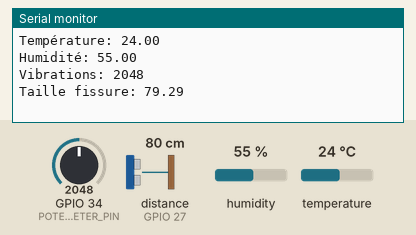
A sketch run on a simulated ESP32. Parts: the last lines printed to the serial monitor. Wiring (inferred from the names in the program): ultrasonic range finder: trigger GPIO 26; echo GPIO 27. The test bench sets the inputs (shaded band); at power-on: distance to the obstacle (sensor on GPIO 27) 80 cm, humidity 55 %, GPIO 34 (POTENTIOMETER_PIN) = 2048, temperature 24 °C. The echo pulse lasts 58.3 µs per cm; WiFi joins after 1.5 s; servers stay silent unless stated; no MQTT or app messages arrive unless stated.

Above: at 2.7 s.
2.8 s: distance to the obstacle (sensor on GPIO 27) set to 2 cm
At 7.1 s:
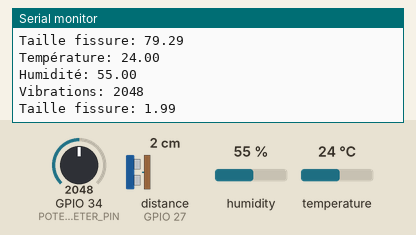
8.8 s: humidity set to 22 %
At 12.4 s:
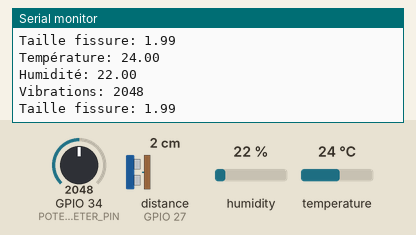
14.8 s: GPIO 34 (POTENTIOMETER_PIN) set to 2866
At 17.8 s:
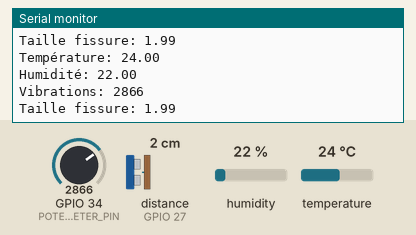
20.8 s: temperature set to 12 °C
26.8 s: distance to the obstacle (sensor on GPIO 27) set to 4 cm
At 32.5 s:
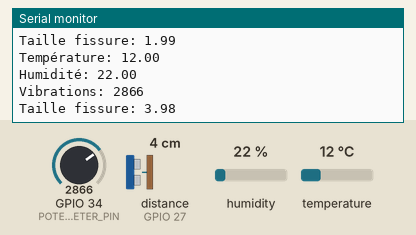
32.8 s: GPIO 34 (POTENTIOMETER_PIN) set to 3972
At 38.0 s:
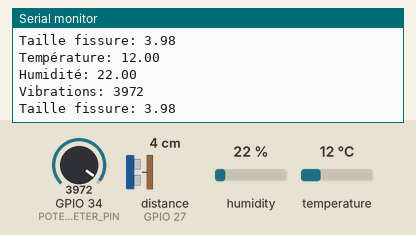
Timing chart, 0 to 39.5 s (numbered marks = the images above; inputs shaded):
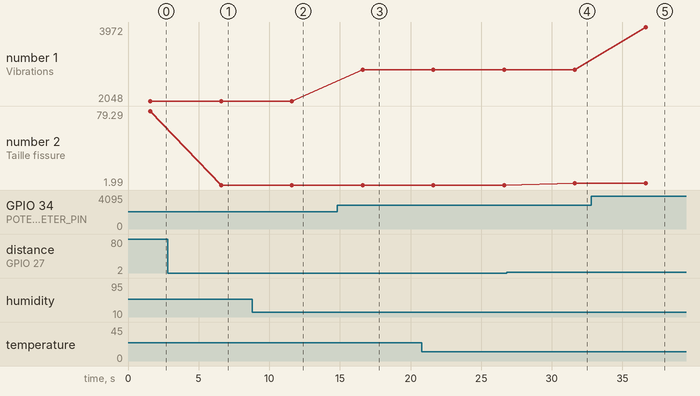

The sketch:

sketch.ino
```cpp
#include <Arduino.h>
#include <WiFi.h>
#include <PubSubClient.h>
#include <DHT.h>

// Définition des broches
#define DHTPIN 4
#define DHTTYPE DHT22
#define POTENTIOMETER_PIN 34
#define TRIGGER_PIN 26
#define ECHO_PIN 27

// Wi-Fi credentials
const char* ssid = "Wokwi-GUEST";
const char* password = "";

// MQTT Broker
const char* mqtt_server = "broker.emqx.io";
//const char* mqtt_server = "test.mosquitto.org";  // Alternative
const int mqtt_port = 1883;

WiFiClient espClient;
PubSubClient client(espClient);
DHT dht(DHTPIN, DHTTYPE);

void setup() {
  Serial.begin(115200);
    dht.begin();
    pinMode(POTENTIOMETER_PIN, INPUT);
    pinMode(TRIGGER_PIN, OUTPUT);
    pinMode(ECHO_PIN, INPUT);

    setupWiFi();
    client.setServer(mqtt_server, mqtt_port);
}

void setupWiFi() {
    delay(10);
    Serial.println("Connexion au WiFi...");
    WiFi.begin(ssid, password);
    while (WiFi.status() != WL_CONNECTED) {
        delay(500);
        Serial.print(".");
    }
    Serial.println("\nWiFi connecté");
}

void reconnectMQTT() {
    while (!client.connected()) {
        Serial.print("Connexion au serveur MQTT...");
        if (client.connect("ESP32_Client")) {
            Serial.println("Connecté au broker MQTT");
        } else {
            Serial.print("Échec, rc=");
            Serial.print(client.state());
            Serial.println(" Nouvelle tentative dans 5s");
            delay(5000);
        }
    }
}


float readDistance() {
    digitalWrite(TRIGGER_PIN, LOW);
    delayMicroseconds(2);
    digitalWrite(TRIGGER_PIN, HIGH);
    delayMicroseconds(10);
    digitalWrite(TRIGGER_PIN, LOW);

    long duration = pulseIn(ECHO_PIN, HIGH);
    float distance = duration * 0.034 / 2;
    return distance;
}


void loop() {
    if (!client.connected()) {
      reconnectMQTT();
    }
    client.loop();

    float temperature = dht.readTemperature();
    float humidity = dht.readHumidity();
    int vibration = analogRead(POTENTIOMETER_PIN);
    float fissure = readDistance();

    // Conversion et affichage
    Serial.print("Température: "); Serial.println(temperature);
    Serial.print("Humidité: "); Serial.println(humidity);
    Serial.print("Vibrations: "); Serial.println(vibration);
    Serial.print("Taille fissure: "); Serial.println(fissure);

    // Publication MQTT
    client.publish("/iot/surveillance/temperature", String(temperature).c_str());
    client.publish("/iot/surveillance/humidite", String(humidity).c_str());
    client.publish("/iot/surveillance/vibrations", String(vibration).c_str());
    client.publish("/iot/surveillance/fissures", String(fissure).c_str());

    delay(5000);
}
```

Measured:
- after the input at 2.8 s, the serial monitor: prints a new line after 3.8 s (image 1)
- after the input at 8.8 s, the serial monitor: prints a new line after 2.8 s (image 2)
- after the input at 14.8 s, the serial monitor: prints a new line after 1.8 s (image 3)
- after the input at 26.8 s, the serial monitor: prints a new line after 4.8 s (image 4)
- after the input at 32.8 s, the serial monitor: prints a new line after 3.8 s (image 5)
- plotted number 1: 2048 → 2866 after the input at 14.8 s, 2866 → 3972 after the input at 32.8 s
- plotted number 2: 79.29 → 1.99 after the input at 2.8 s, 1.99 → 3.98 after the input at 26.8 s
